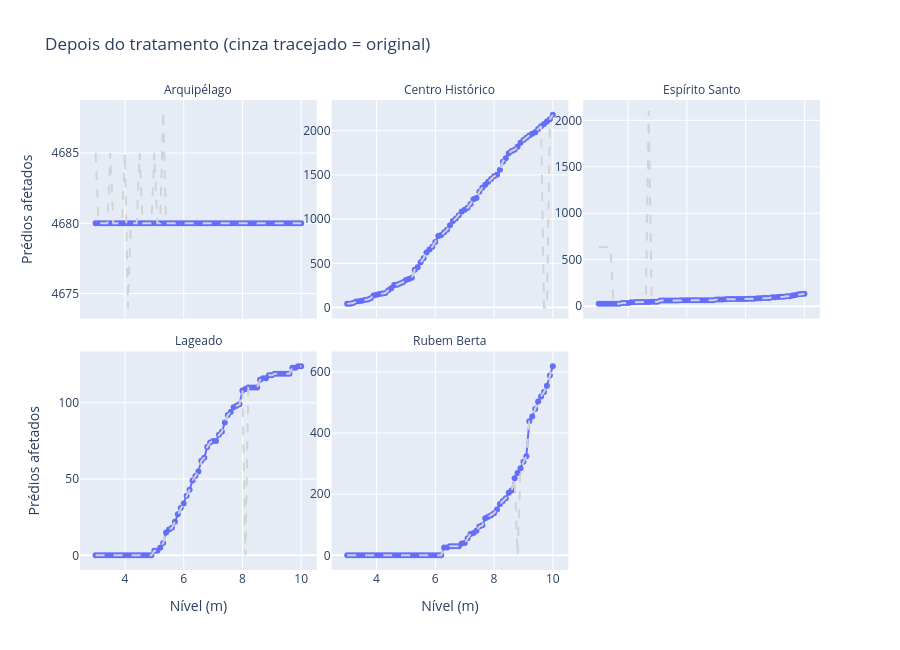

The cell this chart's notebook holds for it:
### Markdown cell above
### Verificação: não pode sobrar nenhuma queda

### Code cell
bairros_prob = sorted(quedas["bairro"].unique())
d2 = dc.groupby("bairro")["affected_buildings"].diff()
print("Quedas restantes:", int((d2 < 0).sum()))

fig = px.line(dc[dc["bairro"].isin(bairros_prob)], x="nivel_m", y="affected_buildings",
              facet_col="bairro", facet_col_wrap=3, markers=True,
              category_orders={"bairro": sorted(bairros_prob)},
              labels={"nivel_m": "Nível (m)", "affected_buildings": "Prédios afetados"},
              title="Depois do tratamento (cinza tracejado = original)", height=650)
orig = px.line(df[df["bairro"].isin(bairros_prob)], x="nivel_m", y="affected_buildings",
               facet_col="bairro", facet_col_wrap=3, category_orders={"bairro": sorted(bairros_prob)})
for t in orig.data:
    t.update(line=dict(color="lightgray", dash="dash"), showlegend=False)
    fig.add_trace(t)
fig.update_yaxes(matches=None, showticklabels=True)
fig.for_each_annotation(lambda a: a.update(text=a.text.split("=")[-1]))
fig.show()

### Figure 1 — Plotly figure (JSON) as saved in the notebook; plotly's stock layout.template omitted (floating-point values rounded to 4 significant figures)
{"data": [{"hovertemplate": "bairro=Arquipélago<br>Nível (m)=%{x}<br>Prédios afetados=%{y}<extra></extra>", "legendgroup": "", "line": {"color": "#636efa", "dash": "solid"}, "marker": {"symbol": "circle"}, "mode": "lines+markers", "name": "", "orientation": "v", "showlegend": false, "type": "scatter", "x": [3.0, 3.1, 3.2, 3.3, 3.4, 3.5, 3.6, 3.7, 3.8, 3.9, 4.0, 4.1, 4.2, 4.3, 4.4, 4.5, 4.6, 4.7, 4.8, 4.9, 5.0, 5.1, 5.2, 5.3, 5.4, 5.5, 5.6, 5.7, 5.8, 5.9, 6.0, 6.1, 6.2, 6.3, 6.4, 6.5, 6.6, 6.7, 6.8, 6.9, 7.0, 7.1, 7.2, 7.3, 7.4, 7.5, 7.6, 7.7, 7.8, 7.9, 8.0, 8.1, 8.2, 8.3, 8.4, 8.5, 8.6, 8.7, 8.8, 8.9, 9.0, 9.1, 9.2, 9.3, 9.4, 9.5, 9.6, 9.7, 9.8, 9.9, 10.0], "xaxis": "x4", "y": [4680, 4680, 4680, 4680, 4680, 4680, 4680, 4680, 4680, 4680, 4680, 4680, 4680, 4680, 4680, 4680, 4680, 4680, 4680, 4680, 4680, 4680, 4680, 4680, 4680, 4680, 4680, 4680, 4680, 4680, 4680, 4680, 4680, 4680, 4680, 4680, 4680, 4680, 4680, 4680, 4680, 4680, 4680, 4680, 4680, 4680, 4680, 4680, 4680, 4680, 4680, 4680, 4680, 4680, 4680, 4680, 4680, 4680, 4680, 4680, 4680, 4680, 4680, 4680, 4680, 4680, 4680, 4680, 4680, 4680, 4680], "yaxis": "y4"}, {"hovertemplate": "bairro=Centro Histórico<br>Nível (m)=%{x}<br>Prédios afetados=%{y}<extra></extra>", "legendgroup": "", "line": {"color": "#636efa", "dash": "solid"}, "marker": {"symbol": "circle"}, "mode": "lines+markers", "name": "", "orientation": "v", "showlegend": false, "type": "scatter", "x": [3.0, 3.1, 3.2, 3.3, 3.4, 3.5, 3.6, 3.7, 3.8, 3.9, 4.0, 4.1, 4.2, 4.3, 4.4, 4.5, 4.6, 4.7, 4.8, 4.9, 5.0, 5.1, 5.2, 5.3, 5.4, 5.5, 5.6, 5.7, 5.8, 5.9, 6.0, 6.1, 6.2, 6.3, 6.4, 6.5, 6.6, 6.7, 6.8, 6.9, 7.0, 7.1, 7.2, 7.3, 7.4, 7.5, 7.6, 7.7, 7.8, 7.9, 8.0, 8.1, 8.2, 8.3, 8.4, 8.5, 8.6, 8.7, 8.8, 8.9, 9.0, 9.1, 9.2, 9.3, 9.4, 9.5, 9.6, 9.7, 9.8, 9.9, 10.0], "xaxis": "x5", "y": [42, 44, 51, 68, 72, 78, 87, 91, 106, 138, 146, 155, 158, 164, 196, 218, 254, 259, 273, 287, 313, 323, 338, 428, 456, 512, 558, 624, 657, 688, 742, 809, 821, 853, 881, 931, 980, 1006, 1045, 1086, 1105, 1129, 1172, 1225, 1238, 1311, 1355, 1389, 1422, 1454, 1484, 1502, 1559, 1650, 1688, 1745, 1771, 1784, 1817, 1865, 1896, 1920, 1946, 1964, 1981, 2018, 2050, 2077, 2103, 2130, 2181], "yaxis": "y5"}, {"hovertemplate": "bairro=Espírito Santo<br>Nível (m)=%{x}<br>Prédios afetados=%{y}<extra></extra>", "legendgroup": "", "line": {"color": "#636efa", "dash": "solid"}, "marker": {"symbol": "circle"}, "mode": "lines+markers", "name": "", "orientation": "v", "showlegend": false, "type": "scatter", "x": [3.0, 3.1, 3.2, 3.3, 3.4, 3.5, 3.6, 3.7, 3.8, 3.9, 4.0, 4.1, 4.2, 4.3, 4.4, 4.5, 4.6, 4.7, 4.8, 4.9, 5.0, 5.1, 5.2, 5.3, 5.4, 5.5, 5.6, 5.7, 5.8, 5.9, 6.0, 6.1, 6.2, 6.3, 6.4, 6.5, 6.6, 6.7, 6.8, 6.9, 7.0, 7.1, 7.2, 7.3, 7.4, 7.5, 7.6, 7.7, 7.8, 7.9, 8.0, 8.1, 8.2, 8.3, 8.4, 8.5, 8.6, 8.7, 8.8, 8.9, 9.0, 9.1, 9.2, 9.3, 9.4, 9.5, 9.6, 9.7, 9.8, 9.9, 10.0], "xaxis": "x6", "y": [25, 25, 25, 25, 25, 25, 25, 27, 34, 34, 34, 43, 43, 44, 44, 46, 46, 46, 47, 47, 48, 61, 61, 61, 61, 61, 61, 61, 63, 63, 64, 64, 64, 64, 64, 64, 64, 64, 64, 64, 72, 72, 72, 75, 77, 77, 77, 77, 78, 78, 78, 80, 80, 80, 85, 85, 88, 89, 89, 95, 95, 99, 102, 102, 106, 106, 115, 120, 129, 131, 133], "yaxis": "y6"}, {"hovertemplate": "bairro=Lageado<br>Nível (m)=%{x}<br>Prédios afetados=%{y}<extra></extra>", "legendgroup": "", "line": {"color": "#636efa", "dash": "solid"}, "marker": {"symbol": "circle"}, "mode": "lines+markers", "name": "", "orientation": "v", "showlegend": false, "type": "scatter", "x": [3.0, 3.1, 3.2, 3.3, 3.4, 3.5, 3.6, 3.7, 3.8, 3.9, 4.0, 4.1, 4.2, 4.3, 4.4, 4.5, 4.6, 4.7, 4.8, 4.9, 5.0, 5.1, 5.2, 5.3, 5.4, 5.5, 5.6, 5.7, 5.8, 5.9, 6.0, 6.1, 6.2, 6.3, 6.4, 6.5, 6.6, 6.7, 6.8, 6.9, 7.0, 7.1, 7.2, 7.3, 7.4, 7.5, 7.6, 7.7, 7.8, 7.9, 8.0, 8.1, 8.2, 8.3, 8.4, 8.5, 8.6, 8.7, 8.8, 8.9, 9.0, 9.1, 9.2, 9.3, 9.4, 9.5, 9.6, 9.7, 9.8, 9.9, 10.0], "xaxis": "x", "y": [0, 0, 0, 0, 0, 0, 0, 0, 0, 0, 0, 0, 0, 0, 0, 0, 0, 0, 0, 0, 3, 3, 5, 8, 15, 17, 18, 22, 27, 31, 34, 39, 43, 49, 52, 55, 62, 64, 71, 74, 75, 75, 79, 81, 87, 92, 94, 97, 98, 99, 108, 109, 110, 110, 110, 110, 115, 116, 116, 118, 118, 119, 119, 119, 119, 119, 119, 123, 123, 124, 124], "yaxis": "y"}, {"hovertemplate": "bairro=Rubem Berta<br>Nível (m)=%{x}<br>Prédios afetados=%{y}<extra></extra>", "legendgroup": "", "line": {"color": "#636efa", "dash": "solid"}, "marker": {"symbol": "circle"}, "mode": "lines+markers", "name": "", "orientation": "v", "showlegend": false, "type": "scatter", "x": [3.0, 3.1, 3.2, 3.3, 3.4, 3.5, 3.6, 3.7, 3.8, 3.9, 4.0, 4.1, 4.2, 4.3, 4.4, 4.5, 4.6, 4.7, 4.8, 4.9, 5.0, 5.1, 5.2, 5.3, 5.4, 5.5, 5.6, 5.7, 5.8, 5.9, 6.0, 6.1, 6.2, 6.3, 6.4, 6.5, 6.6, 6.7, 6.8, 6.9, 7.0, 7.1, 7.2, 7.3, 7.4, 7.5, 7.6, 7.7, 7.8, 7.9, 8.0, 8.1, 8.2, 8.3, 8.4, 8.5, 8.6, 8.7, 8.8, 8.9, 9.0, 9.1, 9.2, 9.3, 9.4, 9.5, 9.6, 9.7, 9.8, 9.9, 10.0], "xaxis": "x2", "y": [0, 0, 0, 0, 0, 0, 0, 0, 0, 0, 0, 0, 0, 0, 0, 0, 0, 0, 0, 0, 0, 0, 0, 0, 0, 0, 0, 0, 0, 0, 0, 0, 0, 26, 26, 30, 30, 30, 30, 39, 40, 56, 70, 73, 80, 94, 98, 121, 126, 131, 138, 150, 168, 178, 187, 205, 212, 252, 269, 285, 306, 324, 439, 454, 479, 503, 520, 534, 555, 588, 619], "yaxis": "y2"}, {"hovertemplate": "bairro=Arquipélago<br>nivel_m=%{x}<br>affected_buildings=%{y}<extra></extra>", "legendgroup": "", "line": {"color": "lightgray", "dash": "dash"}, "marker": {"symbol": "circle"}, "mode": "lines", "name": "", "orientation": "v", "showlegend": false, "type": "scatter", "x": [3.0, 3.1, 3.2, 3.3, 3.4, 3.5, 3.6, 3.7, 3.8, 3.9, 4.0, 4.1, 4.2, 4.3, 4.4, 4.5, 4.6, 4.7, 4.8, 4.9, 5.0, 5.1, 5.2, 5.3, 5.4, 5.5, 5.6, 5.7, 5.8, 5.9, 6.0, 6.1, 6.2, 6.3, 6.4, 6.5, 6.6, 6.7, 6.8, 6.9, 7.0, 7.1, 7.2, 7.3, 7.4, 7.5, 7.6, 7.7, 7.8, 7.9, 8.0, 8.1, 8.2, 8.3, 8.4, 8.5, 8.6, 8.7, 8.8, 8.9, 9.0, 9.1, 9.2, 9.3, 9.4, 9.5, 9.6, 9.7, 9.8, 9.9, 10.0], "xaxis": "x4", "y": [4685, 4680, 4680, 4680, 4680, 4685, 4680, 4680, 4680, 4680, 4685, 4674, 4680, 4680, 4680, 4685, 4680, 4680, 4680, 4680, 4685, 4680, 4680, 4688, 4680, 4680, 4680, 4680, 4680, 4680, 4680, 4680, 4680, 4680, 4680, 4680, 4680, 4680, 4680, 4680, 4680, 4680, 4680, 4680, 4680, 4680, 4680, 4680, 4680, 4680, 4680, 4680, 4680, 4680, 4680, 4680, 4680, 4680, 4680, 4680, 4680, 4680, 4680, 4680, 4680, 4680, 4680, 4680, 4680, 4680, 4680], "yaxis": "y4"}, {"hovertemplate": "bairro=Centro Histórico<br>nivel_m=%{x}<br>affected_buildings=%{y}<extra></extra>", "legendgroup": "", "line": {"color": "lightgray", "dash": "dash"}, "marker": {"symbol": "circle"}, "mode": "lines", "name": "", "orientation": "v", "showlegend": false, "type": "scatter", "x": [3.0, 3.1, 3.2, 3.3, 3.4, 3.5, 3.6, 3.7, 3.8, 3.9, 4.0, 4.1, 4.2, 4.3, 4.4, 4.5, 4.6, 4.7, 4.8, 4.9, 5.0, 5.1, 5.2, 5.3, 5.4, 5.5, 5.6, 5.7, 5.8, 5.9, 6.0, 6.1, 6.2, 6.3, 6.4, 6.5, 6.6, 6.7, 6.8, 6.9, 7.0, 7.1, 7.2, 7.3, 7.4, 7.5, 7.6, 7.7, 7.8, 7.9, 8.0, 8.1, 8.2, 8.3, 8.4, 8.5, 8.6, 8.7, 8.8, 8.9, 9.0, 9.1, 9.2, 9.3, 9.4, 9.5, 9.6, 9.7, 9.8, 9.9, 10.0], "xaxis": "x5", "y": [42, 44, 51, 68, 72, 78, 87, 91, 106, 138, 146, 155, 158, 164, 196, 218, 254, 259, 273, 287, 313, 323, 338, 428, 456, 512, 558, 624, 657, 688, 742, 809, 821, 853, 881, 931, 980, 1006, 1045, 1086, 1105, 1129, 1172, 1225, 1238, 1311, 1355, 1389, 1422, 1454, 1484, 1502, 1559, 1650, 1688, 1745, 1771, 1784, 1817, 1865, 1896, 1920, 1946, 1964, 1981, 2018, 2050, 0, 0, 2130, 2181], "yaxis": "y5"}, {"hovertemplate": "bairro=Espírito Santo<br>nivel_m=%{x}<br>affected_buildings=%{y}<extra></extra>", "legendgroup": "", "line": {"color": "lightgray", "dash": "dash"}, "marker": {"symbol": "circle"}, "mode": "lines", "name": "", "orientation": "v", "showlegend": false, "type": "scatter", "x": [3.0, 3.1, 3.2, 3.3, 3.4, 3.5, 3.6, 3.7, 3.8, 3.9, 4.0, 4.1, 4.2, 4.3, 4.4, 4.5, 4.6, 4.7, 4.8, 4.9, 5.0, 5.1, 5.2, 5.3, 5.4, 5.5, 5.6, 5.7, 5.8, 5.9, 6.0, 6.1, 6.2, 6.3, 6.4, 6.5, 6.6, 6.7, 6.8, 6.9, 7.0, 7.1, 7.2, 7.3, 7.4, 7.5, 7.6, 7.7, 7.8, 7.9, 8.0, 8.1, 8.2, 8.3, 8.4, 8.5, 8.6, 8.7, 8.8, 8.9, 9.0, 9.1, 9.2, 9.3, 9.4, 9.5, 9.6, 9.7, 9.8, 9.9, 10.0], "xaxis": "x6", "y": [637, 637, 637, 637, 633, 25, 25, 27, 34, 34, 34, 43, 43, 44, 44, 46, 46, 2101, 47, 47, 48, 61, 61, 61, 61, 61, 61, 61, 63, 63, 64, 64, 64, 64, 64, 64, 64, 64, 64, 64, 72, 72, 72, 75, 77, 77, 77, 77, 78, 78, 78, 80, 80, 80, 85, 85, 88, 89, 89, 95, 95, 99, 102, 102, 106, 106, 115, 120, 129, 131, 133], "yaxis": "y6"}, {"hovertemplate": "bairro=Lageado<br>nivel_m=%{x}<br>affected_buildings=%{y}<extra></extra>", "legendgroup": "", "line": {"color": "lightgray", "dash": "dash"}, "marker": {"symbol": "circle"}, "mode": "lines", "name": "", "orientation": "v", "showlegend": false, "type": "scatter", "x": [3.0, 3.1, 3.2, 3.3, 3.4, 3.5, 3.6, 3.7, 3.8, 3.9, 4.0, 4.1, 4.2, 4.3, 4.4, 4.5, 4.6, 4.7, 4.8, 4.9, 5.0, 5.1, 5.2, 5.3, 5.4, 5.5, 5.6, 5.7, 5.8, 5.9, 6.0, 6.1, 6.2, 6.3, 6.4, 6.5, 6.6, 6.7, 6.8, 6.9, 7.0, 7.1, 7.2, 7.3, 7.4, 7.5, 7.6, 7.7, 7.8, 7.9, 8.0, 8.1, 8.2, 8.3, 8.4, 8.5, 8.6, 8.7, 8.8, 8.9, 9.0, 9.1, 9.2, 9.3, 9.4, 9.5, 9.6, 9.7, 9.8, 9.9, 10.0], "xaxis": "x", "y": [0, 0, 0, 0, 0, 0, 0, 0, 0, 0, 0, 0, 0, 0, 0, 0, 0, 0, 0, 0, 3, 3, 5, 8, 15, 17, 18, 22, 27, 31, 34, 39, 43, 49, 52, 55, 62, 64, 71, 74, 75, 75, 79, 81, 87, 92, 94, 97, 98, 99, 108, 0, 110, 110, 110, 110, 115, 116, 116, 118, 118, 119, 119, 119, 119, 119, 119, 123, 123, 124, 124], "yaxis": "y"}, {"hovertemplate": "bairro=Rubem Berta<br>nivel_m=%{x}<br>affected_buildings=%{y}<extra></extra>", "legendgroup": "", "line": {"color": "lightgray", "dash": "dash"}, "marker": {"symbol": "circle"}, "mode": "lines", "name": "", "orientation": "v", "showlegend": false, "type": "scatter", "x": [3.0, 3.1, 3.2, 3.3, 3.4, 3.5, 3.6, 3.7, 3.8, 3.9, 4.0, 4.1, 4.2, 4.3, 4.4, 4.5, 4.6, 4.7, 4.8, 4.9, 5.0, 5.1, 5.2, 5.3, 5.4, 5.5, 5.6, 5.7, 5.8, 5.9, 6.0, 6.1, 6.2, 6.3, 6.4, 6.5, 6.6, 6.7, 6.8, 6.9, 7.0, 7.1, 7.2, 7.3, 7.4, 7.5, 7.6, 7.7, 7.8, 7.9, 8.0, 8.1, 8.2, 8.3, 8.4, 8.5, 8.6, 8.7, 8.8, 8.9, 9.0, 9.1, 9.2, 9.3, 9.4, 9.5, 9.6, 9.7, 9.8, 9.9, 10.0], "xaxis": "x2", "y": [0, 0, 0, 0, 0, 0, 0, 0, 0, 0, 0, 0, 0, 0, 0, 0, 0, 0, 0, 0, 0, 0, 0, 0, 0, 0, 0, 0, 0, 0, 0, 0, 0, 26, 26, 30, 30, 30, 30, 39, 40, 56, 70, 73, 80, 94, 98, 121, 126, 131, 138, 150, 168, 178, 187, 205, 212, 252, 0, 285, 306, 324, 439, 454, 479, 503, 520, 534, 555, 588, 619], "yaxis": "y2"}], "layout": {"annotations": [{"font": {}, "showarrow": false, "text": "Lageado", "x": 0.16, "xanchor": "center", "xref": "paper", "y": 0.465, "yanchor": "bottom", "yref": "paper"}, {"font": {}, "showarrow": false, "text": "Rubem Berta", "x": 0.5, "xanchor": "center", "xref": "paper", "y": 0.465, "yanchor": "bottom", "yref": "paper"}, {"font": {}, "showarrow": false, "text": "Arquipélago", "x": 0.16, "xanchor": "center", "xref": "paper", "y": 1.0, "yanchor": "bottom", "yref": "paper"}, {"font": {}, "showarrow": false, "text": "Centro Histórico", "x": 0.5, "xanchor": "center", "xref": "paper", "y": 1.0, "yanchor": "bottom", "yref": "paper"}, {"font": {}, "showarrow": false, "text": "Espírito Santo", "x": 0.84, "xanchor": "center", "xref": "paper", "y": 1.0, "yanchor": "bottom", "yref": "paper"}], "height": 650, "legend": {"tracegroupgap": 0}, "title": {"text": "Depois do tratamento (cinza tracejado = original)"}, "xaxis": {"anchor": "y", "domain": [0, 0.32], "title": {"text": "Nível (m)"}}, "xaxis2": {"anchor": "y2", "domain": [0.34, 0.66], "matches": "x", "title": {"text": "Nível (m)"}}, "xaxis3": {"anchor": "y3", "domain": [0.68, 1.0], "matches": "x", "title": {"text": "Nível (m)"}}, "xaxis4": {"anchor": "y4", "domain": [0, 0.32], "matches": "x", "showticklabels": false}, "xaxis5": {"anchor": "y5", "domain": [0.34, 0.66], "matches": "x", "showticklabels": false}, "xaxis6": {"anchor": "y6", "domain": [0.68, 1.0], "matches": "x", "showticklabels": false}, "yaxis": {"anchor": "x", "domain": [0, 0.465], "showticklabels": true, "title": {"text": "Prédios afetados"}}, "yaxis2": {"anchor": "x2", "domain": [0, 0.465], "showticklabels": true}, "yaxis3": {"anchor": "x3", "domain": [0, 0.465], "showticklabels": true}, "yaxis4": {"anchor": "x4", "domain": [0.535, 1.0], "showticklabels": true, "title": {"text": "Prédios afetados"}}, "yaxis5": {"anchor": "x5", "domain": [0.535, 1.0], "showticklabels": true}, "yaxis6": {"anchor": "x6", "domain": [0.535, 1.0], "showticklabels": true}}}
